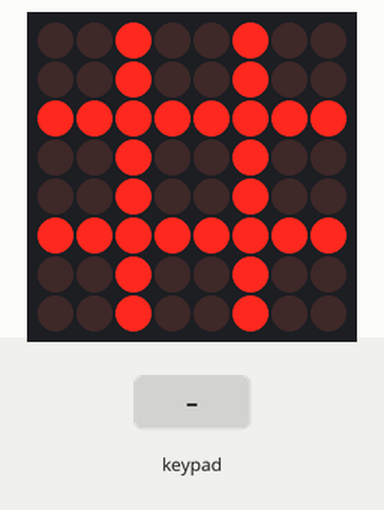
Simulated run of this sketch. Board: Arduino Uno, built for the host (arithmetic inside an expression is 32-bit, double 64-bit). Shown: 8×8 LED matrix. Wiring (inferred from the names in the program): MAX7219 LED driver (orientation assumed): CS pin 11. Inputs (shaded band) come from the test bench. What the sketch prints to the serial monitor is not drawn.

Above: at 1.2 s.
1.3 s: keypad keys 4 5 6 7 pressed 0.4 s apart
At 1.8 s:
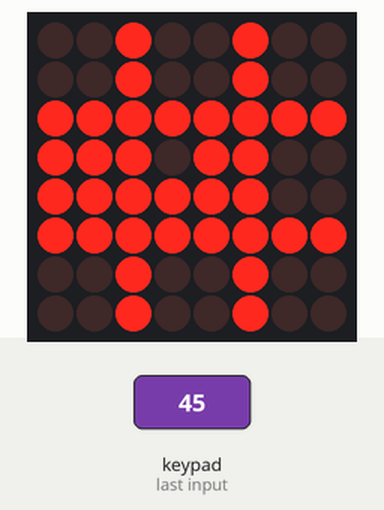
4.4 s: key '1' pressed
6.3 s: keypad keys 4 5 6 7 # pressed 0.4 s apart
At 7.1 s:
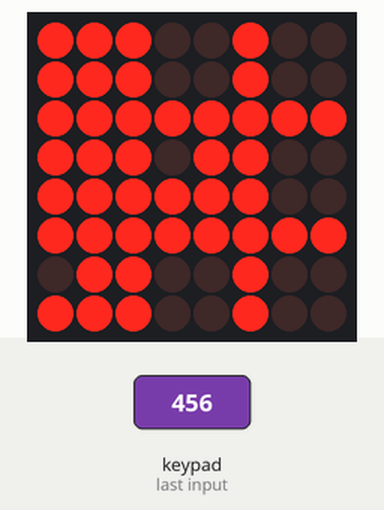
11.3 s: key '2' pressed
At 12.8 s:
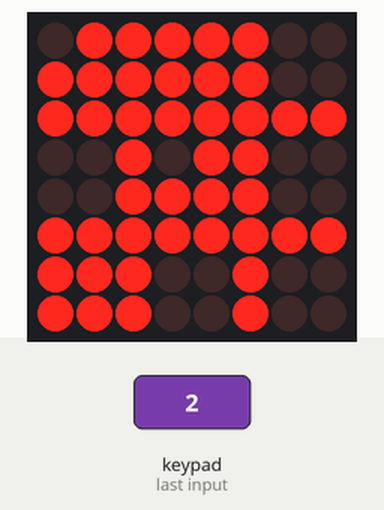
13.3 s: keypad keys 4 5 6 7 * pressed 0.4 s apart
At 17.2 s:
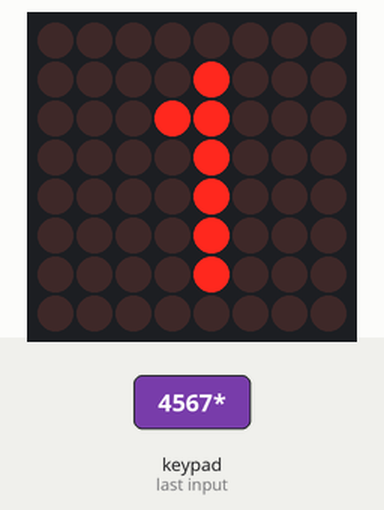
18.3 s: key '3' pressed
At 19.7 s:
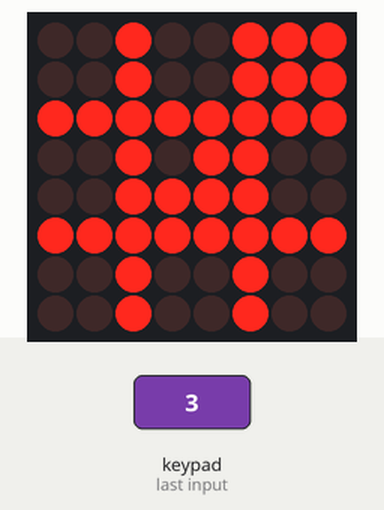

Measured:
- after the input at 1.3 s, the display: changes at once (image 1)
- after the input at 6.3 s, the display: first differs from a run without the input after 0.63 s (image 2)
- after the input at 11.3 s, the display: first differs from a run without the input after 0.59 s (image 3)
- after the input at 13.3 s, the display: first changes at once (image 4 shows a later state)
- after the input at 18.3 s, the display: changes at once (image 5)
- what the display in image 4 shows lasts 1.2 s, from 16.3 s to 17.5 s

The sketch:

Codigo_Memoria_2.ino
```cpp
#include <Keypad.h>
#include <SPI.h>

// ==========================================
//  PINES MAX7219 (ESP32-S3)
// ==========================================
#define DIN_PIN 10   // MOSI
#define CLK_PIN 9    // SCK
#define CS_PIN  11   // SS

// ==========================================
//  FUNCIONES MAX7219
// ==========================================
void max7219Enviar(byte dir, byte val) {
  digitalWrite(CS_PIN, LOW);
  SPI.transfer(dir);
  SPI.transfer(val);
  digitalWrite(CS_PIN, HIGH);
}

void max7219Init() {
  pinMode(CS_PIN, OUTPUT);
  SPI.begin(CLK_PIN, -1, DIN_PIN);

  max7219Enviar(0x09, 0x00);
  max7219Enviar(0x0A, 0x03); // brillo
  max7219Enviar(0x0B, 0x07);
  max7219Enviar(0x0C, 0x01);
  max7219Enviar(0x0F, 0x00);
}

// ==========================================
// MATRIZ
// ==========================================
byte matrizRAM[8];

void limpiarMatriz() {
  for (int i = 0; i < 8; i++) {
    matrizRAM[i] = 0;
    max7219Enviar(i + 1, 0);
  }
}

void refrescarMatriz() {
  for (int i = 0; i < 8; i++) {
    max7219Enviar(i + 1, matrizRAM[i]);
  }
}

void setPixel(int x, int y, bool val) {
  if (x < 0 || x > 7 || y < 0 || y > 7) return;

  if (val) matrizRAM[y] |=  (1 << (7 - x));
  else     matrizRAM[y] &= ~(1 << (7 - x));
}

// ==========================================
// TABLERO (#)
// ==========================================
void dibujarLineasTablero() {
  for (int y = 0; y < 8; y++) {
    setPixel(2, y, true);
    setPixel(5, y, true);
  }

  for (int x = 0; x < 8; x++) {
    setPixel(x, 2, true);
    setPixel(x, 5, true);
  }
}

// ==========================================
// TECLADO 4×3
// ==========================================
const byte FILAS = 4;
const byte COLUMNAS = 3;

char teclas[FILAS][COLUMNAS] = {
  {'1','2','3'},
  {'4','5','6'},
  {'7','8','9'},
  {'*','0','#'}
};

byte pinesFilas[FILAS]       = {4, 5, 6, 7};
byte pinesColumnas[COLUMNAS] = {15,16,17};

Keypad teclado = Keypad(makeKeymap(teclas), pinesFilas, pinesColumnas, FILAS, COLUMNAS);

// ==========================================
// JUEGO
// ==========================================
int tablero[9];
int ganador = 0;  // 0 = nadie, 1 = jugador, 2 = CPU

const int lineas[8][3] = {
  {0,1,2},{3,4,5},{6,7,8},
  {0,3,6},{1,4,7},{2,5,8},
  {0,4,8},{2,4,6}
};

// ==========================================
// PIEZAS 2×2
// ==========================================
void dibujarJugador(int pos) {
  int bx = (pos % 3) * 3;
  int by = (pos / 3) * 3;

  setPixel(bx,   by,   true);
  setPixel(bx+1, by,   true);
  setPixel(bx,   by+1, true);
  setPixel(bx+1, by+1, true);
}

void dibujarCPU(int pos) {
  int bx = (pos % 3) * 3;
  int by = (pos / 3) * 3;

  setPixel(bx+1, by,   true);
  setPixel(bx,   by+1, true);
  setPixel(bx+1, by+1, true);
}

// ==========================================
// REFRESCAR TABLERO
// ==========================================
void refrescarTablero() {
  limpiarMatriz();
  dibujarLineasTablero();

  for (int i = 0; i < 9; i++) {
    if (tablero[i] == 1) dibujarJugador(i);
    if (tablero[i] == 2) dibujarCPU(i);
  }

  refrescarMatriz();
}

// ==========================================
// IA DEL CPU
// ==========================================
int buscarJugada(int jugador) {
  for (int i = 0; i < 8; i++) {
    int a = lineas[i][0];
    int b = lineas[i][1];
    int c = lineas[i][2];

    if (tablero[a] == jugador && tablero[b] == jugador && tablero[c] == 0) return c;
    if (tablero[a] == jugador && tablero[c] == jugador && tablero[b] == 0) return b;
    if (tablero[b] == jugador && tablero[c] == jugador && tablero[a] == 0) return a;
  }
  return -1;
}

void movimientoCPU() {
  int jugada;

  jugada = buscarJugada(2);
  if (jugada != -1) { tablero[jugada] = 2; return; }

  jugada = buscarJugada(1);
  if (jugada != -1) { tablero[jugada] = 2; return; }

  if (tablero[4] == 0) { tablero[4] = 2; return; }

  int esquinas[4] = {0,2,6,8};
  for (int i = 0; i < 4; i++)
    if (tablero[esquinas[i]] == 0) { tablero[esquinas[i]] = 2; return; }

  int lados[4] = {1,3,5,7};
  for (int i = 0; i < 4; i++)
    if (tablero[lados[i]] == 0) { tablero[lados[i]] = 2; return; }
}

void reiniciarJuego() {
  for (int i = 0; i < 9; i++) tablero[i] = 0;
  ganador = 0;
  refrescarTablero();
}

// ==========================================
// DETECCIÓN DE GANADOR
// ==========================================
int verificarGanador() {
  for (int i = 0; i < 8; i++) {
    int a = lineas[i][0];
    int b = lineas[i][1];
    int c = lineas[i][2];

    if (tablero[a] != 0 && tablero[a] == tablero[b] && tablero[a] == tablero[c])
      return tablero[a];
  }
  return 0;
}

bool tableroLleno() {
  for (int i = 0; i < 9; i++)
    if (tablero[i] == 0) return false;
  return true;
}

// ==========================================
// ANIMACIÓN EN CARACOL
// ==========================================
void animacionCaracol() {
  limpiarMatriz();
  refrescarMatriz();
  delay(150);

  int left = 0, right = 7, top = 0, bottom = 7;

  while (left <= right && top <= bottom) {
    for (int x = left; x <= right; x++) { setPixel(x, top, true); refrescarMatriz(); delay(40); }
    top++;

    for (int y = top; y <= bottom; y++) { setPixel(right, y, true); refrescarMatriz(); delay(40); }
    right--;

    for (int x = right; x >= left; x--) { setPixel(x, bottom, true); refrescarMatriz(); delay(40); }
    bottom--;

    for (int y = bottom; y >= top; y--) { setPixel(left, y, true); refrescarMatriz(); delay(40); }
    left++;
  }

  delay(300);
}

// ==========================================
// MOSTRAR NÚMERO (1 o 2)
// ==========================================
void mostrarNumero(int n) {
  limpiarMatriz();

  if (n == 1) {
    for (int y = 1; y <= 6; y++) setPixel(4, y, true);
    setPixel(3, 2, true);
  }
  else if (n == 2) {
    for (int x = 2; x <= 5; x++) setPixel(x, 1, true);
    for (int x = 2; x <= 5; x++) setPixel(x, 4, true);
    for (int x = 2; x <= 5; x++) setPixel(x, 6, true);

    setPixel(5, 2, true);
    setPixel(2, 5, true);
  }

  refrescarMatriz();
}

// ==========================================
// MOSTRAR LETRA E (EMPATE)
// ==========================================
void mostrarEmpate() {
  limpiarMatriz();

  for (int y = 1; y <= 6; y++) setPixel(2, y, true);

  for (int x = 2; x <= 5; x++) setPixel(x, 1, true);
  for (int x = 2; x <= 5; x++) setPixel(x, 3, true);
  for (int x = 2; x <= 5; x++) setPixel(x, 6, true);

  refrescarMatriz();
}

// ==========================================
// SETUP
// ==========================================
void setup() {
  Serial.begin(115200);
  max7219Init();
  reiniciarJuego();
  Serial.println("Juego listo");
}

// ==========================================
// LOOP
// ==========================================
void loop() {

  // REINICIO EN CUALQUIER MOMENTO
  char tecla = teclado.getKey();
  if (tecla == '*') {
    reiniciarJuego();
    return;
  }

  if (!tecla) return;

  if (ganador != 0) return;

  // ===============================
  // Movimiento del jugador
  // ===============================
  if (tecla >= '1' && tecla <= '9') {
    int pos = tecla - '1';

    if (tablero[pos] == 0) {
      tablero[pos] = 1;
      ganador = verificarGanador();
      refrescarTablero();

      if (ganador == 1) {
        animacionCaracol();
        mostrarNumero(2);
        delay(1200);   // mostrar resultado
        reiniciarJuego();  // reset automático
        return;
      }

      if (!tableroLleno()) {
        movimientoCPU();
        ganador = verificarGanador();
      }

      refrescarTablero();

      if (ganador == 2) {
        animacionCaracol();
        mostrarNumero(1);
        delay(1200);
        reiniciarJuego();   // reset automático
        return;
      }

      if (tableroLleno()) {
        animacionCaracol();
        mostrarEmpate();
        delay(1200);
        reiniciarJuego();   // reset automático
        return;
      }
    }
  }
}
```
